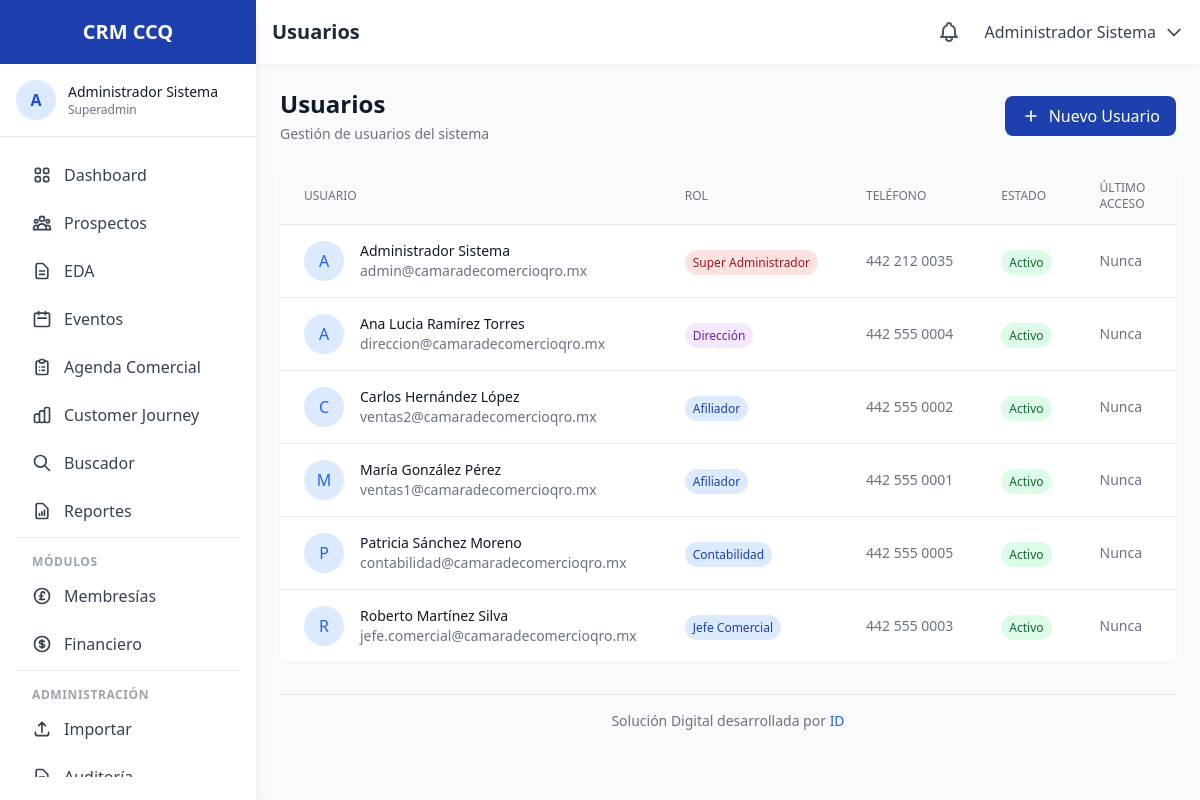
The page /usuarios (signed in) on the database its author committed.
### tables this page shows
CREATE TABLE IF NOT EXISTS `users` (
    `id` INT UNSIGNED AUTO_INCREMENT PRIMARY KEY,
    `role_id` INT UNSIGNED NOT NULL,
    `email` VARCHAR(255) NOT NULL UNIQUE,
    `password` VARCHAR(255) NOT NULL,
    `name` VARCHAR(100) NOT NULL,
    `phone` VARCHAR(20),
    `whatsapp` VARCHAR(20),
    `avatar` VARCHAR(255),
    `is_active` TINYINT(1) DEFAULT 1,
    `last_login` TIMESTAMP NULL,
    `created_at` TIMESTAMP DEFAULT CURRENT_TIMESTAMP,
    `updated_at` TIMESTAMP DEFAULT CURRENT_TIMESTAMP ON UPDATE CURRENT_TIMESTAMP,
    FOREIGN KEY (`role_id`) REFERENCES `roles`(`id`)
);

CREATE TABLE IF NOT EXISTS `roles` (
    `id` INT UNSIGNED AUTO_INCREMENT PRIMARY KEY,
    `name` VARCHAR(50) NOT NULL UNIQUE,
    `display_name` VARCHAR(100) NOT NULL,
    `description` TEXT,
    `permissions` JSON,
    `created_at` TIMESTAMP DEFAULT CURRENT_TIMESTAMP
);

### app/views/users/index.php (the view, shortened to what the rows shown need)
<div class="space-y-6">
    <div class="flex flex-col sm:flex-row sm:items-center sm:justify-between">
        <div>
            <h2 class="text-2xl font-bold text-gray-900">Usuarios</h2>
        </div>
    </div>
    <div class="bg-white rounded-lg shadow-sm overflow-hidden">
        <div class="overflow-x-auto">
            <table class="min-w-full divide-y divide-gray-200">
                <thead class="bg-gray-50">
                    <tr>
                        <th class="px-6 py-3 text-left text-xs font-medium text-gray-500 uppercase">Usuario</th>
                        <th class="px-6 py-3 text-left text-xs font-medium text-gray-500 uppercase">Rol</th>
                        <th class="px-6 py-3 text-left text-xs font-medium text-gray-500 uppercase">Teléfono</th>
                        <th class="px-6 py-3 text-left text-xs font-medium text-gray-500 uppercase">Estado</th>
                        <th class="px-6 py-3 text-left text-xs font-medium text-gray-500 uppercase">Último Acceso</th>
                        <th class="px-6 py-3 text-right text-xs font-medium text-gray-500 uppercase">Acciones</th>
                    </tr>
                </thead>
                <tbody class="divide-y divide-gray-200">
                    <?php foreach ($users as $user): ?>
                    <tr class="hover:bg-gray-50">
                        <td class="px-6 py-4 whitespace-nowrap">
                            <div class="flex items-center">
                                <div class="flex-shrink-0 h-10 w-10 bg-blue-100 rounded-full flex items-center justify-center">
                                    <span class="text-blue-600 font-medium">
                                        <?php echo substr($user['name'], 0, 1); ?>
                                    </span>
                                </div>
                                <div class="ml-4">
                                    <p class="text-sm font-medium text-gray-900"><?php echo htmlspecialchars($user['name']); ?></p>
                                    <p class="text-sm text-gray-500"><?php echo htmlspecialchars($user['email']); ?></p>
                                </div>
                            </div>
                        </td>
                        <td class="px-6 py-4 whitespace-nowrap">
                            <span class="px-2 py-1 text-xs rounded-full
                                <?php echo $user['role_name'] === 'superadmin' ? 'bg-red-100 text-red-800' :
                                          ($user['role_name'] === 'direccion' ? 'bg-purple-100 text-purple-800' :
                                          'bg-blue-100 text-blue-800'); ?>">
                                <?php echo htmlspecialchars($user['role_display']); ?>
                            </span>
                        </td>
                        <td class="px-6 py-4 whitespace-nowrap text-sm text-gray-500">
                            <?php echo htmlspecialchars($user['phone'] ?? '-'); ?>
                        </td>
                        <td class="px-6 py-4 whitespace-nowrap">
                            <span class="px-2 py-1 text-xs rounded-full <?php echo $user['is_active'] ? 'bg-green-100 text-green-800' : 'bg-red-100 text-red-800'; ?>">
                                <?php echo $user['is_active'] ? 'Activo' : 'Inactivo'; ?>
                            </span>
                        </td>
                        <td class="px-6 py-4 whitespace-nowrap text-sm text-gray-500">
                            <?php echo $user['last_login'] ? date('d/m/Y H:i', strtotime($user['last_login'])) : 'Nunca'; ?>
                        </td>
                        <td class="px-6 py-4 whitespace-nowrap text-right text-sm font-medium">
                        </td>
                    </tr>
                    <?php endforeach; ?>
                </tbody>
            </table>
        </div>
    </div>
</div>

### rows shown on the page
users: name "A", name "Administrador Sistema", email "admin@camaradecomercioqro.mx", role.display_name "Super Administrador", phone "442 212 0035", is_active "Activo", shows "Nunca"
users: name "A", name "Ana Lucia Ramírez Torres", email "direccion@camaradecomercioqro.mx", role.display_name "Dirección", phone "442 555 0004", is_active "Activo", shows "Nunca"
users: name "C", name "Carlos Hernández López", email "ventas2@camaradecomercioqro.mx", role.display_name "Afiliador", phone "442 555 0002", is_active "Activo", shows "Nunca"
users: name "M", name "María González Pérez", email "ventas1@camaradecomercioqro.mx", role.display_name "Afiliador", phone "442 555 0001", is_active "Activo", shows "Nunca"
users: name "P", name "Patricia Sánchez Moreno", email "contabilidad@camaradecomercioqro.mx", role.display_name "Contabilidad", phone "442 555 0005", is_active "Activo", shows "Nunca"
users: name "R", name "Roberto Martínez Silva", email "jefe.comercial@camaradecomercioqro.mx", role.display_name "Jefe Comercial", phone "442 555 0003", is_active "Activo", shows "Nunca"

### other values the page prints
$siteName "CRM CCQ"
mb_substr($_SESSION['user_name'] ?? 'U', 0, 1, 'UTF-8') "A"
$_SESSION['user_name'] "Administrador Sistema"
$_SESSION['user_role'] "Superadmin"
$pageTitle "Usuarios"
